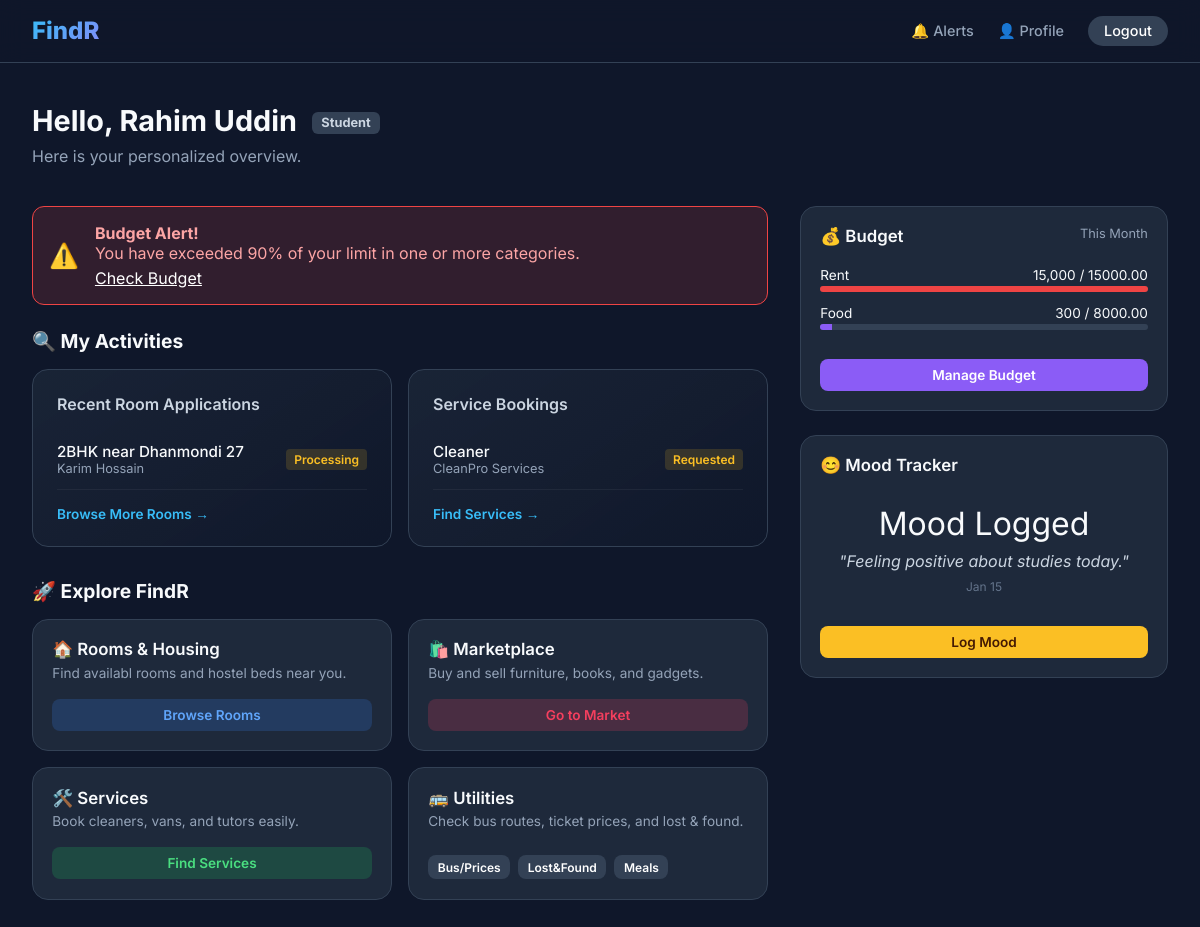
The app's page /index.php (signed in) with its own data.
### tables this page shows
CREATE TABLE IF NOT EXISTS ROOMAPPLICATION (
  ApplicationID INT AUTO_INCREMENT PRIMARY KEY,
  RoomID        INT NOT NULL,
  ApplicantID   INT NOT NULL,
  Message       TEXT NULL,
  Status        ENUM('Pending','Accepted','Rejected','Withdrawn') NOT NULL DEFAULT 'Pending',
  AppliedAt     DATETIME NOT NULL DEFAULT CURRENT_TIMESTAMP,
  CONSTRAINT fk_app_room FOREIGN KEY (RoomID)
    REFERENCES ROOMLISTING(RoomID) ON DELETE CASCADE ON UPDATE CASCADE,
  CONSTRAINT fk_app_user FOREIGN KEY (ApplicantID)
    REFERENCES USER(UserID) ON DELETE CASCADE ON UPDATE CASCADE,
  INDEX idx_app_room (RoomID),
  INDEX idx_app_applicant (ApplicantID),
  CONSTRAINT uq_room_applicant UNIQUE (RoomID, ApplicantID)
);

CREATE TABLE IF NOT EXISTS ROOMLISTING (
  RoomID            INT AUTO_INCREMENT PRIMARY KEY,
  OwnerID           INT NOT NULL,
  ListingType       ENUM('Room','HostelBed','RoommateWanted') NOT NULL,
  Title             VARCHAR(150) NOT NULL,
  Description       TEXT NOT NULL,
  LocationArea      VARCHAR(100) NOT NULL,
  Latitude          DECIMAL(10,8) NULL,
  Longitude         DECIMAL(11,8) NULL,
  RentAmount        DECIMAL(10,2) NOT NULL,
  UtilitiesIncluded BOOLEAN NOT NULL DEFAULT FALSE,
  GenderPreference  ENUM('Any','Male','Female') NOT NULL DEFAULT 'Any',
  IsVerified        BOOLEAN NOT NULL DEFAULT FALSE,
  Status            ENUM('Available','Booked','Closed') NOT NULL DEFAULT 'Available',
  CreatedAt         DATETIME NOT NULL DEFAULT CURRENT_TIMESTAMP,
  CONSTRAINT fk_room_owner FOREIGN KEY (OwnerID)
    REFERENCES USER(UserID) ON DELETE CASCADE ON UPDATE CASCADE,
  INDEX idx_room_owner (OwnerID),
  INDEX idx_room_area (LocationArea),
  INDEX idx_room_type_status (ListingType, Status)
);

CREATE TABLE IF NOT EXISTS USER (
  UserID       INT AUTO_INCREMENT PRIMARY KEY,
  FullName     VARCHAR(100) NOT NULL,
  Email        VARCHAR(100) NOT NULL UNIQUE,
  Phone        VARCHAR(20)  NOT NULL,
  PasswordHash VARCHAR(255) NOT NULL,
  Role         ENUM('Student','Owner','ServiceProvider','Admin') NOT NULL DEFAULT 'Student',
  AgeGroup     ENUM('18-21','22-25','26-30','Over30') NOT NULL,
  LivingStatus ENUM('Alone','Roommates','Family','Hostel') NOT NULL,
  Bio          TEXT NULL,
  Country      VARCHAR(100) NULL,
  CreatedAt    DATETIME NOT NULL DEFAULT CURRENT_TIMESTAMP,
  Status       ENUM('Active','Blocked','Suspended') NOT NULL DEFAULT 'Active'
);

CREATE TABLE IF NOT EXISTS SERVICEBOOKING (
  BookingID     INT AUTO_INCREMENT PRIMARY KEY,
  ProviderID    INT NOT NULL,
  UserID        INT NOT NULL,
  ServiceType   ENUM('Cleaner','Van','Tuition','Meal','Other') NOT NULL,
  Date          DATE NOT NULL,
  TimeSlot      VARCHAR(50) NOT NULL,
  Address       VARCHAR(255) NOT NULL,
  Price         DECIMAL(10,2) NOT NULL,
  PaymentStatus ENUM('Pending','Paid','Failed','Refunded') NOT NULL DEFAULT 'Pending',
  BookingStatus ENUM('Requested','Confirmed','InProgress','Completed','Cancelled') NOT NULL DEFAULT 'Requested',
  CreatedAt     DATETIME NOT NULL DEFAULT CURRENT_TIMESTAMP,
  CONSTRAINT fk_booking_provider FOREIGN KEY (ProviderID)
    REFERENCES SERVICEPROVIDER(ProviderID) ON DELETE CASCADE ON UPDATE CASCADE,
  CONSTRAINT fk_booking_user FOREIGN KEY (UserID)
    REFERENCES USER(UserID) ON DELETE CASCADE ON UPDATE CASCADE,
  INDEX idx_booking_provider_date (ProviderID, Date),
  INDEX idx_booking_user_date (UserID, Date)
);

CREATE TABLE IF NOT EXISTS SERVICEPROVIDER (
  ProviderID     INT PRIMARY KEY,
  ServiceType    ENUM('Cleaner','Van','Mess','Tuition','Other') NOT NULL,
  BusinessName   VARCHAR(100) NOT NULL,
  Area           VARCHAR(100) NOT NULL,
  AverageRating  DECIMAL(3,2) NOT NULL DEFAULT 0.00,
  TotalReviews   INT NOT NULL DEFAULT 0,
  IsApproved     BOOLEAN NOT NULL DEFAULT FALSE COMMENT 'Admin must approve before visible to students',
  CONSTRAINT fk_sp_user FOREIGN KEY (ProviderID)
    REFERENCES USER(UserID) ON DELETE CASCADE ON UPDATE CASCADE
);

CREATE TABLE IF NOT EXISTS MOODENTRY (
  MoodID     INT AUTO_INCREMENT PRIMARY KEY,
  UserID     INT NOT NULL,
  MoodLevel  TINYINT NOT NULL,
  MoodLabel  VARCHAR(50) NULL,
  EnergyLevel TINYINT NULL,
  StressLevel TINYINT NULL,
  Activities TEXT NULL,
  MedicationTaken BOOLEAN DEFAULT FALSE,
  Note       TEXT NULL,
  CreatedAt  DATETIME NOT NULL DEFAULT CURRENT_TIMESTAMP,
  CONSTRAINT fk_mood_user FOREIGN KEY (UserID)
    REFERENCES USER(UserID) ON DELETE CASCADE ON UPDATE CASCADE,
  CONSTRAINT chk_mood_level CHECK (MoodLevel BETWEEN 1 AND 10),
  INDEX idx_mood_user_date (UserID, CreatedAt)
);

### index.php (the view, shortened to what this page needs)
<?php
include 'config.php';
$userId = $_SESSION['user_id'];
$role = $_SESSION['role'];
$fullName = $_SESSION['full_name'];
$myRoomApps = [];
$myServiceBookings = [];
$budgetAlert = false;
if ($role === 'Student') {
    $stmt = $conn->prepare("SELECT ra.Status, r.Title, u.FullName as OwnerName FROM ROOMAPPLICATION ra JOIN ROOMLISTING r ON ra.RoomID = r.RoomID JOIN USER u ON r.OwnerID = u.UserID WHERE ra.ApplicantID = ? ORDER BY ra.AppliedAt DESC LIMIT 3");
    $stmt->bind_param("i", $userId);
    $stmt->execute();
    $myRoomApps = $stmt->get_result()->fetch_all(MYSQLI_ASSOC);
    $stmt = $conn->prepare("SELECT sb.BookingStatus, sb.Date, sp.BusinessName, sb.ServiceType FROM SERVICEBOOKING sb JOIN SERVICEPROVIDER sp ON sb.ProviderID = sp.ProviderID WHERE sb.UserID = ? ORDER BY sb.Date DESC LIMIT 3");
    $stmt->bind_param("i", $userId);
    $stmt->execute();
    $myServiceBookings = $stmt->get_result()->fetch_all(MYSQLI_ASSOC);
    $startDate = date('Y-m-01');
    $endDate = date('Y-m-t');
    $stmt = $conn->prepare("
        SELECT bc.Name, bc.MonthlyLimit, SUM(bt.Amount) as Spent
        FROM BUDGETCATEGORY bc
        JOIN BUDGETTRANSACTION bt ON bc.CategoryID = bt.CategoryID
        WHERE bc.UserID = ? AND bt.Type = 'Expense' AND bt.Date BETWEEN ? AND ?
        GROUP BY bc.CategoryID HAVING Spent > (bc.MonthlyLimit * 0.9)
    ");
    $stmt->bind_param("iss", $userId, $startDate, $endDate);
    $stmt->execute();
    if ($stmt->get_result()->num_rows > 0)
        $budgetAlert = true;
}
$startDate = date('Y-m-01');
$endDate = date('Y-m-t');
$stmt = $conn->prepare("SELECT bc.Name, bc.MonthlyLimit, COALESCE(SUM(bt.Amount),0) as Spent FROM BUDGETCATEGORY bc LEFT JOIN BUDGETTRANSACTION bt ON bc.CategoryID = bt.CategoryID AND bt.Type='Expense' AND bt.Date BETWEEN ? AND ? WHERE bc.UserID = ? GROUP BY bc.CategoryID LIMIT 4");
$stmt->bind_param("ssi", $startDate, $endDate, $userId);
$stmt->execute();
$budgetSummary = $stmt->get_result()->fetch_all(MYSQLI_ASSOC);
$moodHistory = [];
$stmt = $conn->prepare("SELECT MoodLevel, MoodLabel, Note, CreatedAt FROM MOODENTRY WHERE UserID = ? ORDER BY CreatedAt DESC LIMIT 1");
if ($stmt) {
    $stmt->bind_param("i", $userId);
    $stmt->execute();
    $res = $stmt->get_result();
    if ($row = $res->fetch_assoc())
        $moodHistory[] = $row;
}
?>
<!DOCTYPE html>
<html lang="en">
<head>
</head>
<body>
    <nav class="navbar">
        <div class="brand">FindR</div>
        <div class="nav-right">
            <a href="notifications.php" title="Notifications">🔔 Alerts</a>
            <a href="profile.php" title="Profile">👤 Profile</a>
            <a href="logout.php" class="btn-logout">Logout</a>
        </div>
    </nav>
    <div class="hero">
        <div class="welcome">
            Hello, <?php echo htmlspecialchars($fullName); ?>
            <span class="role-badge"><?php echo $role; ?></span>
        </div>
        <div style="color:#94a3b8; margin-top:0.5rem;">Here is your personalized overview.</div>
    </div>
    <div class="grid-container">
        <div>
            <?php if ($role === 'Student'): ?>
                <?php if ($budgetAlert): ?>
                    <div class="alert-box">
                        <div style="font-size:1.5rem">⚠️</div>
                        <div>
                            <strong>Budget Alert!</strong><br>
                            You have exceeded 90% of your limit in one or more categories.
                            <a href="budget.php"
                                style="color:white; text-decoration:underline; display:block; margin-top:0.3rem">Check
                                Budget</a>
                        </div>
                    </div>
                <?php endif; ?>
                <div class="section-header">🔍 My Activities</div>
                <div class="role-banner">
                    <div class="stat-box">
                        <div style="font-weight:600; color:#cbd5e1; margin-bottom:1rem;">Recent Room Applications</div>
                        <?php if (empty($myRoomApps)): ?>
                            <div style="color:#64748b; font-style:italic;">No applications sent.</div>
                        <?php else: ?>
                            <?php foreach ($myRoomApps as $app): ?>
                                <div class="list-item">
                                    <div>
                                        <div class="li-main"><?php echo htmlspecialchars($app['Title']); ?></div>
                                        <div class="li-sub"><?php echo htmlspecialchars($app['OwnerName']); ?></div>
                                    </div>
                                    <div
                                        class="status <?php echo ($app['Status'] == 'Accepted' ? 'st-green' : ($app['Status'] == 'Rejected' ? 'st-red' : 'st-yellow')); ?>">
                                        <?php echo ($app['Status'] == 'Pending' ? 'Processing' : $app['Status']); ?>
                                    </div>
                                </div>
                            <?php endforeach; ?>
                        <?php endif; ?>
                        <a href="room_list.php" class="stat-link">Browse More Rooms →</a>
                    </div>
                    <div class="stat-box">
                        <div style="font-weight:600; color:#cbd5e1; margin-bottom:1rem;">Service Bookings</div>
                        <?php if (empty($myServiceBookings)): ?>
                            <div style="color:#64748b; font-style:italic;">No services booked.</div>
                        <?php else: ?>
                            <?php foreach ($myServiceBookings as $bk): ?>
                                <div class="list-item">
                                    <div>
                                        <div class="li-main"><?php echo htmlspecialchars($bk['ServiceType']); ?></div>
                                        <div class="li-sub"><?php echo htmlspecialchars($bk['BusinessName']); ?></div>
                                    </div>
                                    <div
                                        class="status <?php echo ($bk['BookingStatus'] == 'Confirmed' ? 'st-green' : 'st-yellow'); ?>">
                                        <?php echo ($bk['BookingStatus'] == 'Pending' ? 'Processing' : $bk['BookingStatus']); ?>
                                    </div>
                                </div>
                            <?php endforeach; ?>
                        <?php endif; ?>
                        <a href="service_list.php" class="stat-link">Find Services →</a>
                    </div>
                </div>
            <?php endif; ?>
            <div class="section-header">🚀 Explore FindR</div>
            <div class="card-grid">
                <div class="card">
                    <div class="c-title">🏠 Rooms & Housing</div>
                    <div class="c-sub">Find availabl rooms and hostel beds near you.</div>
                    <a href="room_list.php" class="c-btn" style="background:rgba(59,130,246,0.2); color:#60a5fa;">Browse
                        Rooms</a>
                </div>
                <div class="card">
                    <div class="c-title">🛍️ Marketplace</div>
                    <div class="c-sub">Buy and sell furniture, books, and gadgets.</div>
                    <a href="marketplace_list.php" class="c-btn"
                        style="background:rgba(244,63,94,0.2); color:#f43f5e;">Go to Market</a>
                </div>
                <div class="card">
                    <div class="c-title">🛠️ Services</div>
                    <div class="c-sub">Book cleaners, vans, and tutors easily.</div>
                    <a href="service_list.php" class="c-btn" style="background:rgba(34,197,94,0.2); color:#4ade80;">Find
                        Services</a>
                </div>
                <div class="card">
                    <div class="c-title">🚌 Utilities</div>
                    <div class="c-sub">Check bus routes, ticket prices, and lost & found.</div>
                    <div style="margin-top:auto; display:flex; gap:0.5rem; flex-wrap:wrap;">
                        <a href="utilities.php" class="c-btn"
                            style="font-size:0.75rem; padding:0.3rem 0.6rem;">Bus/Prices</a>
                        <a href="lostfound_list.php" class="c-btn"
                            style="font-size:0.75rem; padding:0.3rem 0.6rem;">Lost&Found</a>
                        <a href="meal_list.php" class="c-btn"
                            style="font-size:0.75rem; padding:0.3rem 0.6rem;">Meals</a>
                    </div>
                </div>
            </div>
        </div>
        <div>
            <div class="card" style="margin-bottom:1.5rem;">
                <div class="c-title" style="display:flex; justify-content:space-between;">
                    <span>💰 Budget</span>
                    <span style="font-size:0.8rem; color:#94a3b8; font-weight:400">This Month</span>
                </div>
                <div style="margin-top:1rem;">
                    <?php if (empty($budgetSummary)): ?>
                        <div style="color:#64748b; font-size:0.9rem;">No data yet.</div>
                    <?php else: ?>
                        <?php foreach ($budgetSummary as $b): ?>
                            <div style="margin-bottom:0.8rem;">
                                <div
                                    style="display:flex; justify-content:space-between; font-size:0.85rem; margin-bottom:0.2rem;">
                                    <span><?php echo $b['Name']; ?></span>
                                    <span><?php echo number_format($b['Spent']); ?> / <?php echo $b['MonthlyLimit']; ?></span>
                                </div>
                                <div style="height:6px; background:#334155; border-radius:4px; overflow:hidden;">
                                    <?php $pct = ($b['MonthlyLimit'] > 0) ? ($b['Spent'] / $b['MonthlyLimit']) * 100 : 0; ?>
                                    <div
                                        style="height:100%; width:<?php echo min($pct, 100); ?>%; background:<?php echo ($pct > 90 ? '#ef4444' : '#8b5cf6'); ?>">
                                    </div>
                                </div>
                            </div>
                        <?php endforeach; ?>
                    <?php endif; ?>
                </div>
                <a href="budget.php" class="c-btn" style="background:#8b5cf6; margin-top:1rem;">Manage Budget</a>
            </div>
            <?php if ($role === 'Student'): ?>
                <div class="card">
                    <div class="c-title">😊 Mood Tracker</div>
                    <div style="margin-top:0.5rem;">
                        <?php if (empty($moodHistory)): ?>
                            <div style="color:#64748b; font-size:0.9rem;">How are you feeling?</div>
                        <?php else: ?>
                            <?php
                            $latest = $moodHistory[0];
                            ?>
                            <div style="text-align:center; padding:1rem;">
                                <div style="font-size:2rem; margin-bottom:0.5rem;">Mood Logged</div>
                                <div style="color:#cbd5e1; font-style:italic;">
                                    "<?php echo htmlspecialchars($latest['Note'] ?: $latest['MoodLabel']); ?>"
                                </div>
                                <div style="font-size:0.75rem; color:#64748b; margin-top:0.5rem;">
                                    <?php echo date('M d', strtotime($latest['CreatedAt'])); ?>
                                </div>
                            </div>
                        <?php endif; ?>
                    </div>
                    <a href="mood.php" class="c-btn" style="background:#fbbf24; color:#451a03;">Log Mood</a>
                </div>
            <?php endif; ?>
        </div>
    </div>
</body>
</html>

### records on screen
roomapplication: RoomID.Title "2BHK near Dhanmondi 27", user.FullName "Karim Hossain", Status "Processing"
servicebooking: ServiceType "Cleaner", ProviderID.BusinessName "CleanPro Services", BookingStatus "Requested"
moodentry: Note "Feeling positive about studies today.", CreatedAt "Jan 15"

### other values on screen
$fullName "Rahim Uddin"
$role "Student"
$b['Name'] "Rent"
$b['Spent'] "15,000"
$b['MonthlyLimit'] "15000.00"
$b['Name'] "Food"
$b['Spent'] "300"
$b['MonthlyLimit'] "8000.00"
